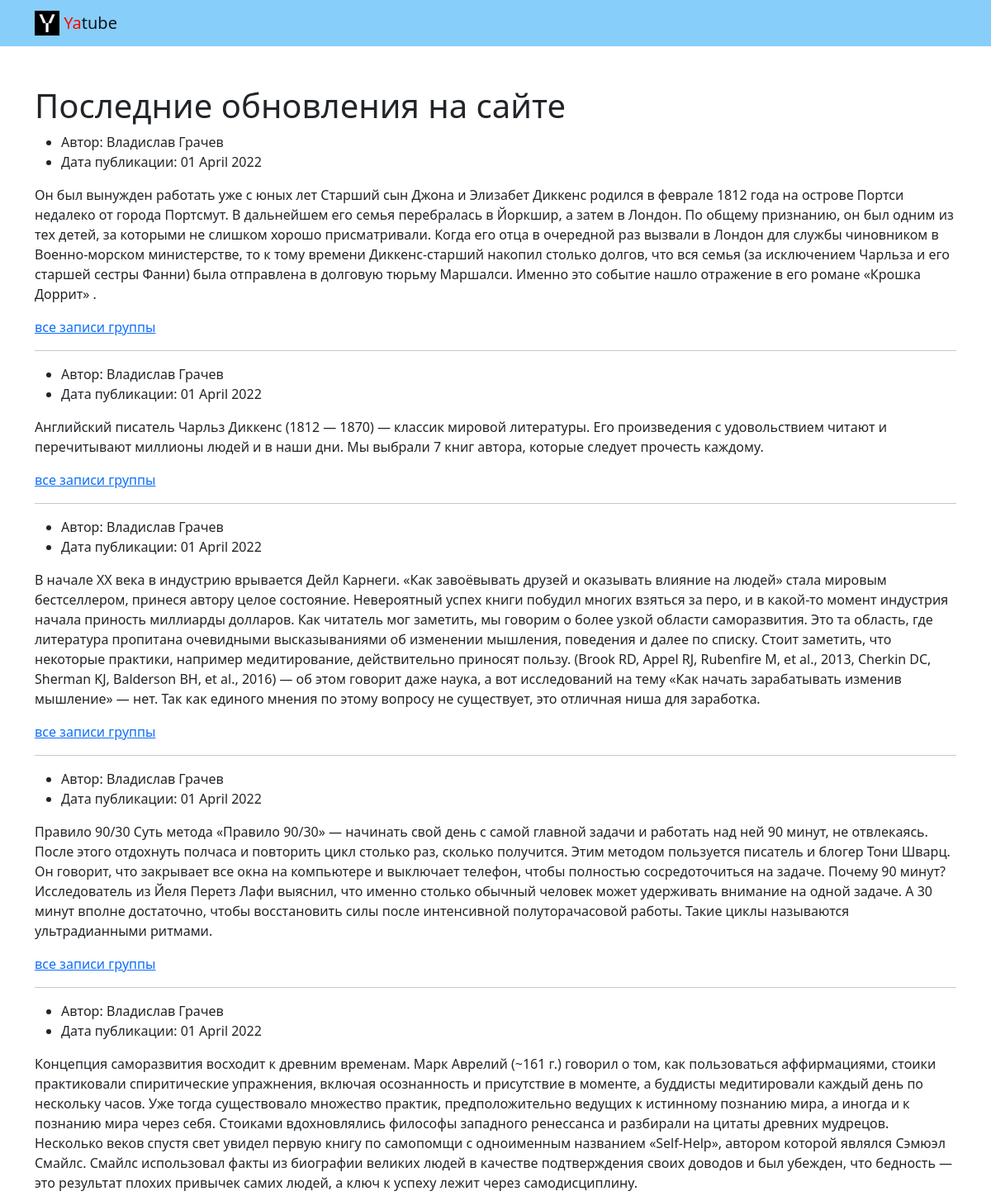
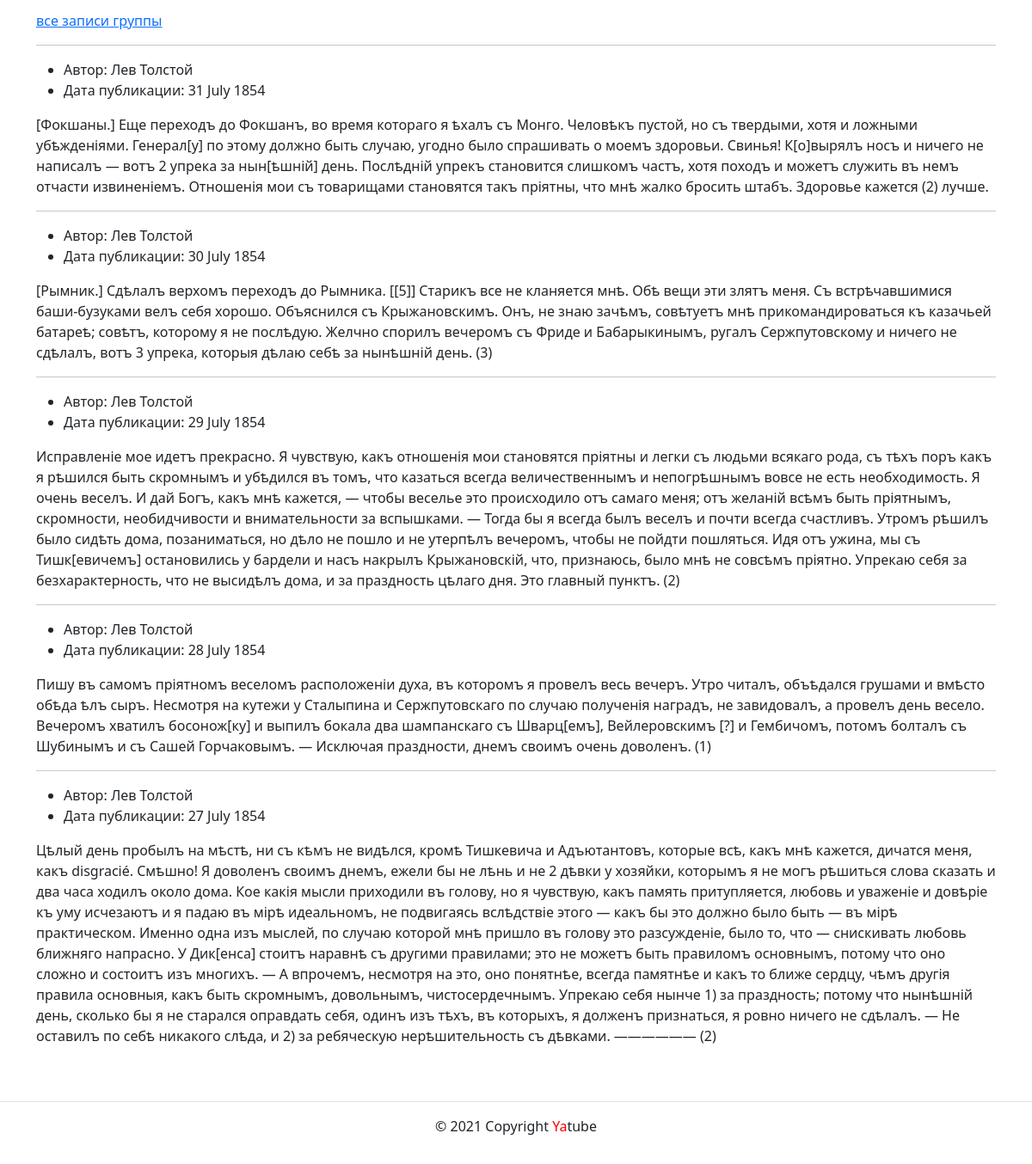
Page /w on the committed database (2 pictures, top to bottom).
### posts/models.py (models this page shows)
class Post(models.Model):
    text = models.TextField()
    pub_date = models.DateTimeField(auto_now_add=True)
    author = models.ForeignKey(
        User,
        on_delete=models.CASCADE,
        related_name='posts'
    )
    group = models.ForeignKey(
        Group,
        blank=True,
        null=True,
        on_delete=models.CASCADE,
    )

### posts/views.py (the view)
# urls.py: path('w', views.index, name='top'),
def index(request):
    template = 'posts/index.html'
    posts = Post.objects.order_by('-pub_date')[:10]
    context = {
        'posts': posts,
    }
    return render(request, template, context)

### templates/posts/index.html (shortened to what this page needs)
{% extends 'base.html' %}
{% block content %}
      <div class="container py-5">
        <h1>Последние обновления на сайте</h1>
        <article>
          {% for post in posts %}
            <ul>
              <li>
                Автор: {{ post.author.get_full_name }}
              </li>
              <li>
                Дата публикации: {{ post.pub_date|date:"d E Y"}}
              </li>
            </ul>
            <p>{{ post.text }}</p>
            {% if post.group %}
              <a href="{% url 'posts:group' post.group.slug %}">все записи группы</a>
            {% endif %}
            {% if not forloop.last%}<hr>{% endif %}
          {% endfor %}
        </article>
      </div>
{% endblock %}

### templates/base.html (shortened to what this page needs)
<!DOCTYPE html>
{% load static %}
<html lang="ru">
  <head>
    <link rel="stylesheet" href="{% static 'css/bootstrap.min.css' %}">
  </head>
  <body>
    <header>
      {% include 'includes/header.html' %}
    </header>
    <main>
      {% block content %}{% endblock %}
    </main>
    <footer class="border-top text-center py-3">
      {% include 'includes/footer.html' %}
    </footer>
  </body>

### templates/includes/header.html (shortened to what this page needs)
{% load static %}
      <nav class="navbar navbar-light" style="background-color: lightskyblue">
        <div class="container">
          <a class="navbar-brand" href="{% url 'posts:top' %}">
            <img src="{% static 'img/logo.png' %}" width="30" height="30" class="d-inline-block align-top" alt="">
            <span style="color:red">Ya</span>tube</a>
        </div>
      </nav>

### templates/includes/footer.html
<p>© 2021 Copyright <span style="color:red">Ya</span>tube</p>

### rows in the picture
Post: author.get_full_name "Владислав Грачев", pub_date "01 April 2022", text "Он был вынужден работать уже с юных лет Старший сын Джона и Элизабет Диккенс родился в феврале 1812 года на острове Портси недалеко от города Портсмут. В дальнейшем его семья перебралась в Йоркшир, а затем в Лондон. По общему признанию, он был одним из тех детей, за которыми не слишком хорошо присматривали. Когда его отца в очередной раз вызвали в Лондон для службы чиновником в Военно-морском министерстве, то к тому времени Диккенс-старший накопил столько долгов, что вся семья (за исключением Чарльза и его старшей сестры Фанни) была отправлена в долговую тюрьму Маршалси. Именно это событие нашло отражение в его романе «Крошка Доррит» .", shows "все записи группы"
Post: author.get_full_name "Владислав Грачев", pub_date "01 April 2022", text "Английский писатель Чарльз Диккенс (1812 — 1870) — классик мировой литературы. Его произведения с удовольствием читают и перечитывают миллионы людей и в наши дни. Мы выбрали 7 книг автора, которые следует прочесть каждому.", shows "все записи группы"
Post: author.get_full_name "Владислав Грачев", pub_date "01 April 2022", text "В начале XX века в индустрию врывается Дейл Карнеги. «Как завоёвывать друзей и оказывать влияние на людей» стала мировым бестселлером, принеся автору целое состояние. Невероятный успех книги побудил многих взяться за перо, и в какой-то момент индустрия начала приность миллиарды долларов. Как читатель мог заметить, мы говорим о более узкой области саморазвития. Это та область, где литература пропитана очевидными высказываниями об изменении мышления, поведения и далее по списку. Стоит заметить, что некоторые практики, например медитирование, действительно приносят пользу. (Brook RD, Appel RJ, Rubenfire M, et al., 2013, Cherkin DC, Sherman KJ, Balderson BH, et al., 2016) — об этом говорит даже…", shows "все записи группы"
Post: author.get_full_name "Владислав Грачев", pub_date "01 April 2022", text "Правило 90/30 Суть метода «Правило 90/30» — начинать свой день с самой главной задачи и работать над ней 90 минут, не отвлекаясь. После этого отдохнуть полчаса и повторить цикл столько раз, сколько получится. Этим методом пользуется писатель и блогер Тони Шварц. Он говорит, что закрывает все окна на компьютере и выключает телефон, чтобы полностью сосредоточиться на задаче. Почему 90 минут? Исследователь из Йеля Перетз Лафи выяснил, что именно столько обычный человек может удерживать внимание на одной задаче. А 30 минут вполне достаточно, чтобы восстановить силы после интенсивной полуторачасовой работы. Такие циклы называются ультрадианными ритмами.", shows "все записи группы"
Post: author.get_full_name "Владислав Грачев", pub_date "01 April 2022", text "Концепция саморазвития восходит к древним временам. Марк Аврелий (~161 г.) говорил о том, как пользоваться аффирмациями, cтоики практиковали спиритические упражнения, включая осознанность и присутствие в моменте, а буддисты медитировали каждый день по нескольку часов. Уже тогда существовало множество практик, предположительно ведущих к истинному познанию мира, а иногда и к познанию мира через себя. Стоиками вдохновлялись философы западного ренессанса и разбирали на цитаты древних мудрецов. Несколько веков спустя свет увидел первую книгу по самопомщи с одноименным названием «Self-Help», автором которой являлся Сэмюэл Смайлс. Смайлс использовал факты из биографии великих людей в качестве…", shows "все записи группы"
Post: author.get_full_name "Лев Толстой", pub_date "31 July 1854", text "[Фокшаны.] Еще переходъ до Фокшанъ, во время котораго я ѣхалъ съ Монго. Человѣкъ пустой, но съ твердыми, хотя и ложными убѣжденіями. Генерал[у] по этому должно быть случаю, угодно было спрашивать о моемъ здоровьи. Свинья! К[о]вырялъ носъ и ничего не написалъ — вотъ 2 упрека за нын[ѣшній] день. Послѣдній упрекъ становится слишкомъ частъ, хотя походъ и можетъ служить въ немъ отчасти извиненіемъ. Отношенія мои съ товарищами становятся такъ пріятны, что мнѣ жалко бросить штабъ. Здоровье кажется (2) лучше."
Post: author.get_full_name "Лев Толстой", pub_date "30 July 1854", text "[Рымник.] Сдѣлалъ верхомъ переходъ до Рымника. [[5]] Старикъ все не кланяется мнѣ. Обѣ вещи эти злятъ меня. Съ встрѣчавшимися баши-бузуками велъ себя хорошо. Объяснился съ Крыжановскимъ. Онъ, не знаю зачѣмъ, совѣтуетъ мнѣ прикомандироваться къ казачьей батареѣ; совѣтъ, которому я не послѣдую. Желчно спорилъ вечеромъ съ Фриде и Бабарыкинымъ, ругалъ Сержпутовскому и ничего не сдѣлалъ, вотъ 3 упрека, которыя дѣлаю себѣ за нынѣшній день. (3)"
Post: author.get_full_name "Лев Толстой", pub_date "29 July 1854", text "Исправленіе мое идетъ прекрасно. Я чувствую, какъ отношенія мои становятся пріятны и легки съ людьми всякаго рода, съ тѣхъ поръ какъ я рѣшился быть скромнымъ и убѣдился въ томъ, что казаться всегда величественнымъ и непогрѣшнымъ вовсе не есть необходимость. Я очень веселъ. И дай Богъ, какъ мнѣ кажется, — чтобы веселье это происходило отъ самаго меня; отъ желаній всѣмъ быть пріятнымъ, скромности, необидчивости и внимательности за вспышками. — Тогда бы я всегда былъ веселъ и почти всегда счастливъ. Утромъ рѣшилъ было сидѣть дома, позаниматься, но дѣло не пошло и не утерпѣлъ вечеромъ, чтобы не пойдти пошляться. Идя отъ ужина, мы съ Тишк[евичемъ] остановились у бардели и насъ накрылъ…"
Post: author.get_full_name "Лев Толстой", pub_date "28 July 1854", text "Пишу въ самомъ пріятномъ веселомъ расположеніи духа, въ которомъ я провелъ весь вечеръ. Утро читалъ, объѣдался грушами и вмѣсто обѣда ѣлъ сыръ. Несмотря на кутежи у Сталыпина и Сержпутовскаго по случаю полученія наградъ, не завидовалъ, а провелъ день весело. Вечеромъ хватилъ босонож[ку] и выпилъ бокала два шампанскаго съ Шварц[емъ], Вейлеровскимъ [?] и Гембичомъ, потомъ болталъ съ Шубинымъ и съ Сашей Горчаковымъ. — Исключая праздности, днемъ своимъ очень доволенъ. (1)"
Post: author.get_full_name "Лев Толстой", pub_date "27 July 1854", text "Цѣлый день пробылъ на мѣстѣ, ни съ кѣмъ не видѣлся, кромѣ Тишкевича и Адъютантовъ, которые всѣ, какъ мнѣ кажется, дичатся меня, какъ disgracié. Смѣшно! Я доволенъ своимъ днемъ, ежели бы не лѣнь и не 2 дѣвки у хозяйки, которымъ я не могъ рѣшиться слова сказать и два часа ходилъ около дома. Кое какія мысли приходили въ голову, но я чувствую, какъ память притупляется, любовь и уваженіе и довѣріе къ уму исчезаютъ и я падаю въ мірѣ идеальномъ, не подвигаясь вслѣдствіе этого — какъ бы это должно было быть — въ мірѣ практическом. Именно одна изъ мыслей, по случаю которой мнѣ пришло въ голову это разсужденіе, было то, что — снискивать любовь ближняго напрасно. У Дик[енса] стоитъ наравнѣ съ другими…"
